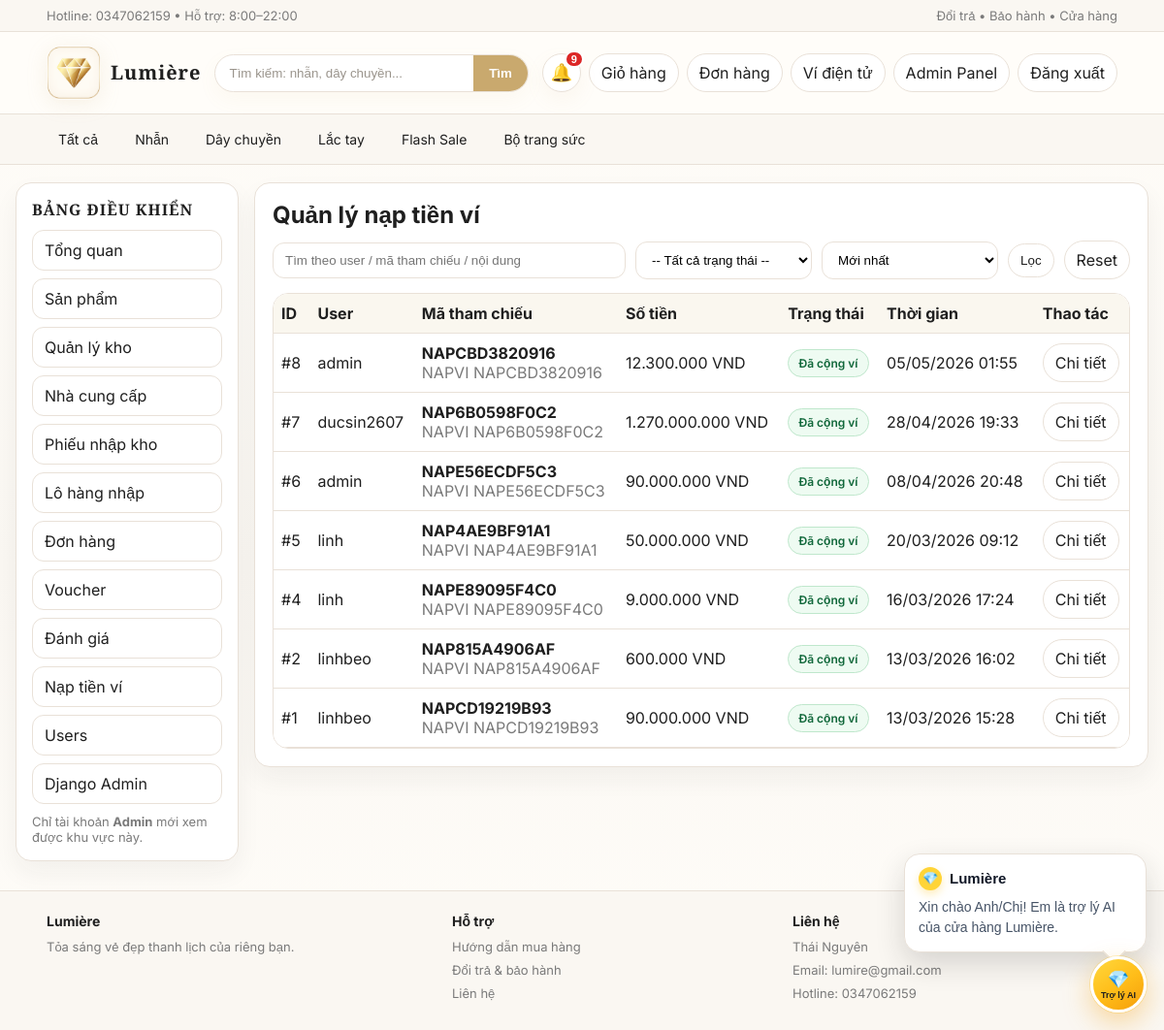
/admin-panel/nap-tien/ (signed in), run on the app's committed database.
### shop/models.py (models this page shows, shortened)
class WalletTopUpRequest(models.Model):
    STATUS_CHOICES = [
        ("pending", "Chờ thanh toán"),
        ("paid", "Đã nhận callback"),
        ("approved", "Đã cộng ví"),
        ("rejected", "Từ chối"),
    ]
    wallet = models.ForeignKey(Wallet, on_delete=models.CASCADE, related_name="topup_requests")
    amount = models.IntegerField(default=0)
    reference = models.CharField(max_length=32, unique=True)
    transfer_note = models.CharField(max_length=64, default="", blank=True)
    qr_payload = models.TextField(blank=True, default="")
    status = models.CharField(max_length=20, choices=STATUS_CHOICES, default="pending")
    approved_by = models.ForeignKey(User, on_delete=models.SET_NULL, null=True, blank=True, related_name="approved_topups")
    rejected_reason = models.CharField(max_length=255, blank=True, default="")
    created_at = models.DateTimeField(auto_now_add=True)
    paid_at = models.DateTimeField(blank=True, null=True)
    approved_at = models.DateTimeField(blank=True, null=True)

class Wallet(models.Model):
    user = models.OneToOneField(User, on_delete=models.CASCADE, related_name="wallet")
    balance = models.IntegerField(default=0)
    updated_at = models.DateTimeField(auto_now=True)

### shop/views.py (the view)
# urls.py: path("admin-panel/nap-tien/", views.admin_topup_list, name="admin_topup_list"),
@admin_required
def admin_topup_list(request):
    status = request.GET.get("status", "").strip()
    q = request.GET.get("q", "").strip()
    sort = request.GET.get("sort", "newest").strip()
    if sort not in TOPUP_SORTS:
        sort = "newest"
    ds = WalletTopUpRequest.objects.select_related("wallet__user", "approved_by")
    if status in {code for code, _ in WalletTopUpRequest.STATUS_CHOICES}:
        ds = ds.filter(status=status)
    if q:
        ds = ds.filter(
            models.Q(reference__icontains=q)
            | models.Q(transfer_note__icontains=q)
            | models.Q(wallet__user__username__icontains=q)
        )
    ds = ds.order_by(*TOPUP_SORTS[sort])
    return render(
        request,
        "admin_topup_list.html",
        {
            "ds": ds,
            "q": q,
            "status": status,
            "sort": sort,
            "sort_choices": TOPUP_SORT_CHOICES,
            "status_choices": WalletTopUpRequest.STATUS_CHOICES,
        },
    )

### shop/templatetags/tien.py (called while the page is built)
@register.filter
def vnd(x):
    try:
        x = int(x)
        return f"{x:,}".replace(",", ".")
    except Exception:
        return x

### templates/admin_topup_list.html (shortened to what this page needs)
{% extends "admin_base.html" %}
{% load tien %}
{% block admin_content %}
<div class="card" style="padding:18px;">
  <h2 style="margin:0 0 12px;">Quản lý nạp tiền ví</h2>
  <form method="get" class="filter-bar" style="margin-bottom:14px;">
    <input class="input" name="q" value="{{ q }}" placeholder="Tìm theo user / mã tham chiếu / nội dung">
    <select class="input" name="status">
      <option value="">-- Tất cả trạng thái --</option>
    </select>
    <select class="input" name="sort">
      {% for value, label in sort_choices %}
      <option value="{{ value }}" {% if sort == value %}selected{% endif %}>{{ label }}</option>
      {% endfor %}
    </select>
    <button class="btn" type="submit">Lọc</button>
    <a class="btn" href="{% url 'admin_topup_list' %}">Reset</a>
  </form>
  <div class="table-wrap">
    <table class="tbl">
      <tr style="background:#faf7ef;">
        <th>ID</th>
        <th>User</th>
        <th>Mã tham chiếu</th>
        <th>Số tiền</th>
        <th>Trạng thái</th>
        <th>Thời gian</th>
        <th>Thao tác</th>
      </tr>
      {% for item in ds %}
      <tr>
        <td>#{{ item.id }}</td>
        <td>{{ item.wallet.user.username }}</td>
        <td>
          <b>{{ item.reference }}</b>
          <div class="muted">{{ item.transfer_note }}</div>
        </td>
        <td>{{ item.amount|vnd }} VND</td>
        <td><span class="status status-{{ item.status }}">{{ item.get_status_display }}</span></td>
        <td>{{ item.created_at|date:"d/m/Y H:i" }}</td>
        <td><a class="btn" href="{% url 'admin_topup_detail' item.id %}">Chi tiết</a></td>
      </tr>
      {% empty %}
      <tr><td colspan="7" class="muted" style="padding:14px;">Chưa có yêu cầu nạp tiền nào.</td></tr>
      {% endfor %}
    </table>
  </div>
</div>
{% endblock %}

### static/style.css (style rules this page uses)
:root { --bg:#FFFDF9;--bg-soft:#FAF7F2;--card:#ffffff;--text:#1F1F1F;--muted:#7A7A7A;--line:#E9E1D8;--gold:#C9A96E;--rose:#D8A7B1;--dark:#1F1F1F;--success-bg:#f3fbf6;--success-line:#cae7d3;--success-text:#256642;--error-bg:#fff5f6;--error-line:#f2d6db;--error-text:#8b3b4b;--warning-bg:#fffaf1;--warning-line:#ead7b4;--warning-text:#8a6531;--info-bg:#f7f4fb;--info-line:#e4d8ed;--info-text:#6e5b76; }
* { box-sizing:border-box; }
body { margin:0;background:linear-gradient(180deg,#FFFDF9 0%,var(--bg-soft) 55%,#FFFDF9 100%);color:var(--text);font-family:"Inter",Arial,sans-serif; }
a { color:inherit;text-decoration:none; }
.btn { display:inline-block;padding:9px 12px;border:1px solid var(--line);border-radius:999px;background:#fff;transition:all .18s ease;cursor:pointer;color:var(--text); }
.card { background:var(--card);border:1px solid var(--line);border-radius:16px;overflow:hidden;box-shadow:0 12px 26px rgba(31,31,31,.05); }
.input,input[type="text"],input[type="number"],input[type="password"],input[type="email"],select,textarea { width:100%;max-width:100%;padding:10px 12px;border-radius:12px;border:1px solid var(--line);background:#fff; }
.filter-bar { display:grid;grid-template-columns:2fr 1fr 1fr auto auto;gap:10px;align-items:center; }
.table-wrap { overflow:auto;background:#fff;border:1px solid var(--line);border-radius:16px; }
.muted { color:var(--muted); }
.status { display:inline-flex;align-items:center;justify-content:center;padding:6px 10px;border-radius:999px;font-size:12px;font-weight:600;border:1px solid transparent;white-space:nowrap; }
.status-approved,.status-active,.status-admin { background:#eefbf2;border-color:#bfe7cc;color:#10673a; }
.tbl { width:100%;border-collapse:collapse;min-width:720px;background:#fff; }
.tbl th,.tbl td { border-bottom:1px solid var(--line);padding:10px 8px;text-align:left;vertical-align:middle; }

### data on the page
WalletTopUpRequest: id "8", wallet.user.username "admin", reference "NAPCBD3820916", transfer_note "NAPVI NAPCBD3820916", amount|vnd "12.300.000", status "Đã cộng ví", created_at "05/05/2026 01:55"
WalletTopUpRequest: id "7", wallet.user.username "ducsin2607", reference "NAP6B0598F0C2", transfer_note "NAPVI NAP6B0598F0C2", amount|vnd "1.270.000.000", status "Đã cộng ví", created_at "28/04/2026 19:33"
WalletTopUpRequest: id "6", wallet.user.username "admin", reference "NAPE56ECDF5C3", transfer_note "NAPVI NAPE56ECDF5C3", amount|vnd "90.000.000", status "Đã cộng ví", created_at "08/04/2026 20:48"
WalletTopUpRequest: id "5", wallet.user.username "linh", reference "NAP4AE9BF91A1", transfer_note "NAPVI NAP4AE9BF91A1", amount|vnd "50.000.000", status "Đã cộng ví", created_at "20/03/2026 09:12"
WalletTopUpRequest: id "4", wallet.user.username "linh", reference "NAPE89095F4C0", transfer_note "NAPVI NAPE89095F4C0", amount|vnd "9.000.000", status "Đã cộng ví", created_at "16/03/2026 17:24"
WalletTopUpRequest: id "2", wallet.user.username "linhbeo", reference "NAP815A4906AF", transfer_note "NAPVI NAP815A4906AF", amount|vnd "600.000", status "Đã cộng ví", created_at "13/03/2026 16:02"
WalletTopUpRequest: id "1", wallet.user.username "linhbeo", reference "NAPCD19219B93", transfer_note "NAPVI NAPCD19219B93", amount|vnd "90.000.000", status "Đã cộng ví", created_at "13/03/2026 15:28"

### other printed values
form field sort "Mới nhất"
